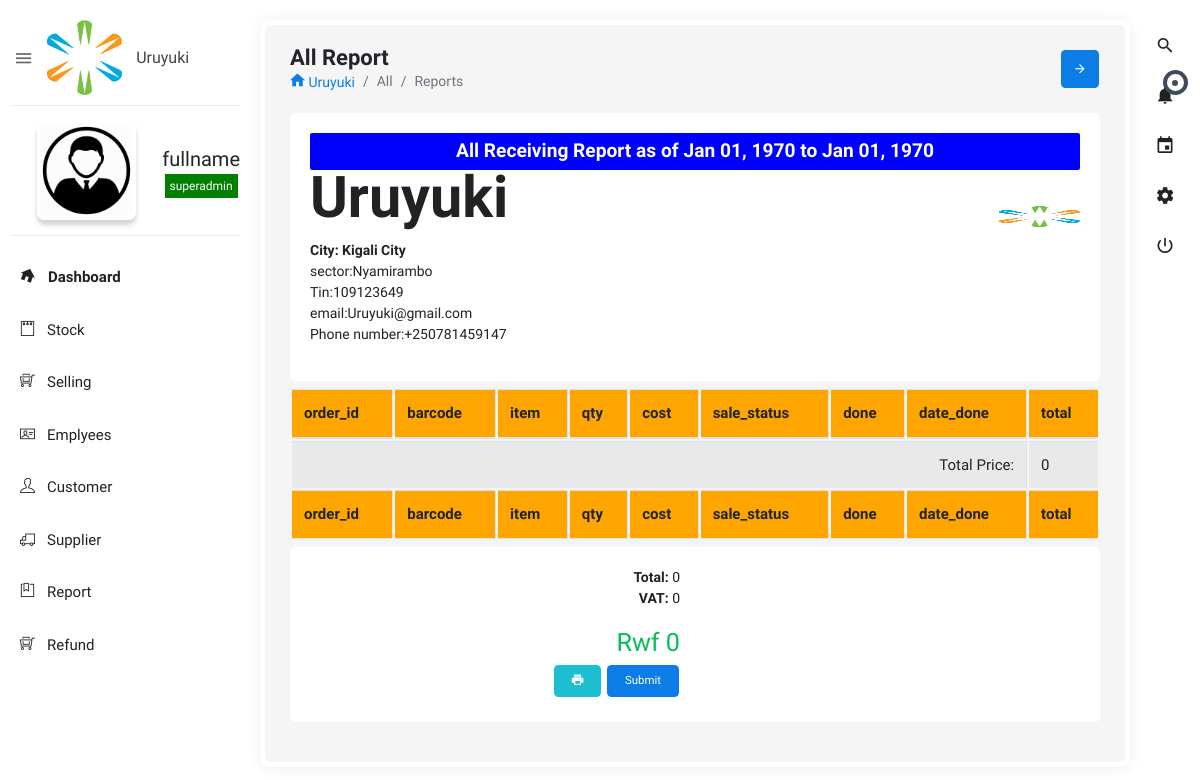
The page /receiving_report/all.php (signed in) on the database its author committed.
### tables this page shows
CREATE TABLE `setting` (
  `id` int(250) NOT NULL,
  `company` varchar(250) NOT NULL,
  `taxes` varchar(250) NOT NULL,
  `logo` varchar(250) NOT NULL,
  `location` varchar(250) NOT NULL,
  `phone` varchar(250) NOT NULL,
  `tin` varchar(250) NOT NULL,
  `done` varchar(250) NOT NULL
);

CREATE TABLE `employee` (
  `id` int(250) NOT NULL,
  `fullname` varchar(250) NOT NULL,
  `username` varchar(250) NOT NULL,
  `password` varchar(250) NOT NULL,
  `phone` varchar(250) NOT NULL,
  `email` varchar(250) NOT NULL,
  `photo` varchar(250) NOT NULL,
  `post` varchar(250) NOT NULL,
  `nid` varchar(250) NOT NULL,
  `done` varchar(250) NOT NULL,
  `date_done` timestamp NOT NULL DEFAULT CURRENT_TIMESTAMP ON UPDATE CURRENT_TIMESTAMP
);

CREATE TABLE `branch` (
  `branch_id` int(11) NOT NULL,
  `branch_name` varchar(50) NOT NULL,
  `branch_address` varchar(100) NOT NULL,
  `branch_contact` varchar(50) NOT NULL,
  `skin` varchar(15) NOT NULL
);

### receiving_report/header.php (called while the page is built)
 <?php
include '../dist/includes/dbcon.php';
 $setname= mysqli_query($conn,"SELECT * FROM setting");
         $namme=mysqli_fetch_array($setname);
$name=$namme['company'];
$phone=$namme['phone'];
$gm="@gmail.com";
$email= $name.$gm;
$sector=$namme['location'];
$Tin=$namme['tin'];
$kgl="Kigali City";

### receiving_report/all.php (shortened to what this page needs)
 <?php
 include'header.php';
      $from_date = $_POST['day1'];
            $to_date = $_POST['day2'];
    $status="in";
    ?>
<!DOCTYPE html>
<?php include '../header/header.php'; ?>
<body>
<section id="container">
<?php include '../link/link.php'; ?>
<section class="content">
    <div class="body_scroll">
        <div class="block-header">
            <div class="row">
                <div class="col-lg-7 col-md-6 col-sm-12">
                    <h2>All Report</h2>
                    <ul class="breadcrumb">
                        <li class="breadcrumb-item"><a href="index.html"><i class="zmdi zmdi-home"></i>  <?php include('../dist/includes/head.php');?></a></li>
                        <li class="breadcrumb-item active">All</li>
                        <li class="breadcrumb-item active">Reports</li>
                    </ul>
                </div>
                <div class="col-lg-5 col-md-6 col-sm-12">
                    <button class="btn btn-primary btn-icon float-right right_icon_toggle_btn" type="button"><i class="zmdi zmdi-arrow-right"></i></button>
                </div>
            </div>
        </div>
        <div class="container-fluid">
            <div class="row clearfix">
                <div class="col-lg-12">
                    <div class="card">
                        <div class="body">
                           <h5 style="background-color: blue;color: white;border-radius: 2px;padding: 5px;"><center><b>All Receiving Report as of <?php echo date("M d, Y",strtotime($from_date))." to ".date("M d, Y",strtotime($to_date));?></b></center></h5>
                            <h5><strong><b style="font-size: 300%;width: 130%;"><?php echo $name;?></b></strong> </h5>
                            <div class="row">
                                <div class="col-md-6 col-sm-6">
                                    <address>
                                        <strong>City: <?php echo $kgl;?></strong><br>
                                       sector:<?php echo $sector;?><br>
                                        Tin:<?php echo $Tin;?><br>
                                        email:<?php echo $email;?><br>
                                        Phone number:<?php echo $phone;?>
                                    </address>
                                </div>
                                <div class="col-md-6 col-sm-6 text-right">
                                   <img src="<?php echo (!empty($prc['logo'])) ? '../images/'.$prc['logo'] : '../images/logd.png'; ?>" style="width: 22%;height: 17%;margin-left: 77%;margin-top: -19%;">
                                </div>
                            </div>
                        </div>
                        <div class="row">
                            <div class="col-md-12">
                                <div class="table-responsive">
                                  <table class="table table-bordered table-striped table-hover dataTable js-exportable">
                                        <thead>
                                            <tr>
                                                <th bgcolor="orange" color="white">order_id</th>
                   <th bgcolor="orange" color="white">barcode</th>
                   <th bgcolor="orange" color="white">item</th>
                   <th bgcolor="orange" color="white">qty</th>
                   <th bgcolor="orange" color="white">cost</th>
                   <th bgcolor="orange" color="white">sale_status</th>
                   <th bgcolor="orange" color="white">done</th>
                   <th bgcolor="orange" color="white">date_done</th>
                   <th bgcolor="orange" color="white">total</th>
                                            </tr>
                                        </thead>
                                        <tfoot>
                                        <tr>
                                           <th bgcolor="orange" color="white">order_id</th>
      <th bgcolor="orange" color="white">barcode</th>
                   <th bgcolor="orange" color="white">item</th>
                   <th bgcolor="orange" color="white">qty</th>
                   <th bgcolor="orange" color="white">cost</th>
                   <th bgcolor="orange" color="white">sale_status</th>
                   <th bgcolor="orange" color="white">done</th>
                   <th bgcolor="orange" color="white">date_done</th>
                   <th bgcolor="orange" color="white">total</th>
          </tr>
                                    </tfoot>
                      <?php
$re= mysqli_query($conn,"SELECT sum(total) FROM order_status WHERE  sale_status='ordered' AND done_date AND stock_status='$status'  BETWEEN '" . $from_date . "' AND  '" . $to_date . "'");
$rep = mysqli_fetch_array($re);
 $berqef = $rep['sum(total)'];
 $vat1= $berqef *18;
$vat=$vat1/100;
 echo "<tr>";
    echo "<td colspan='8' align='right'>Total Price:";
    echo "</td>";
    echo "<td> ". number_format($berqef);
    echo "</td>";
    echo "</tr>";
                      ?>
                                    </table>
                                </div>
                            </div>
                        </div>
                        <div class="body">
                            <div class="row">
                                <div class="col-md-6 text-right">
                                    <ul class="list-unstyled">
                                        <li><strong>Total:</strong> <?php echo number_format($berqef); ?></li>
                                        <li><strong>VAT:</strong> <?php echo number_format($vat); ?></li>
                                    </ul>
                                    <h3 class="mb-0 text-success">Rwf <?php echo number_format($berqef); ?></h3>
                                    <a href="javascript:void(0);" class="btn btn-info"><i class="zmdi zmdi-print"></i></a>
                                    <a href="javascript:void(0);" class="btn btn-primary">Submit</a>
                                </div>
                            </div>
                        </div>
                    </div>
                </div>
            </div>
        </div>
    </div>
</section>
</body>
</html>

### link/link.php (shortened to what this page needs)
<?php
include('../dist/includes/dbcon.php');
$id=$_SESSION['user_id'];
    $sql = "select * from employee natural join branch where id='$id'";
    $query = $conn->query($sql);
    $user = $query->fetch_assoc();
?>
<aside id="leftsidebar" class="sidebar">
    <div class="navbar-brand">
        <button class="btn-menu ls-toggle-btn" type="button"><i class="zmdi zmdi-menu"></i></button>
        <a href="#"><img src="../assets/images/logd.png" width="75" alt="Aero"><span class="m-l-10"><?php include('../dist/includes/head.php');?></span></a>
    </div>
    <div class="menu">
        <ul class="list">
            <li>
                <div class="user-info">
                    <a class="image" href="#"><img src="<?php echo (!empty($user['photo'])) ? '../assets/images/'.$user['photo'] : '../assets/images/admin.png'; ?>" style="width: 75%;" alt="User"></a>
                    <div class="detail">
                        <h4><?php echo $user['fullname']; ?></h4>
                        <small style="background-color: green;color: white;padding: 5px;"><?php
                             $user=$user['post'];
                            $usr=mysqli_query($conn,"SELECT * FROM branch WHERE branch_id='$user'");
                            $fet=mysqli_fetch_array($usr);
                            echo $fet['branch_name'];
                             ?>
                            </small>
                    </div>
                </div>
            </li>
            <li class="active open"><a href="../Dashboard"><i class="zmdi zmdi-home"></i><span>Dashboard</span></a></li>
            <?php
include('../dist/includes/modals.php');
$branch=$_SESSION['role'];
$query=mysqli_query($conn,"select * from branch where branch_id='$branch'")or die(mysqli_error($conn));
  $row=mysqli_fetch_array($query);
           $branch_name=$row['branch_name'];
?>
             <?php
                   if ( $branch_name == 'admin'|| $branch_name == 'superadmin') {
                    echo'
            <li class="sort-amount-asc"><a href="../stock"><i class="ti-notepad"></i><span>Stock</span></a></li>';
            }
            ?>
            <?php
                   if ($branch_name == 'Cashier' || $branch_name == 'admin'|| $branch_name == 'superadmin') {
                    echo'
             <li class="sort-amount-asc"><a href="../selling"><i class="ti-shopping-cart-full"></i><span>Selling</span></a></li>';}
                ?><?php
                   if ($branch_name == 'superadmin') {
                    echo'
            <li class="sort-amount-asc"><a href="../employee"><i class="ti-id-badge"></i><span>Emplyees</span></a></li>';
            }?> <?php
                   if ( $branch_name == 'admin'|| $branch_name == 'superadmin') {
                    echo'
           <li class="sort-amount-asc"><a href="../customer"><i class="ti-user"></i><span>Customer</span></a></li>';
            }?> <?php
                   if ( $branch_name == 'admin'|| $branch_name == 'superadmin') {
                    echo'
           <li class="sort-amount-asc"><a href="../Suplier"><i class="ti-truck"></i><span>Supplier</span></a></li>';
            }?> <?php
                   if ( $branch_name == 'admin'|| $branch_name == 'superadmin') {
                    echo'
            <li class="sort-amount-asc"><a href="../report"><i class="ti-bookmark-alt"></i><span>Report</span></a></li>';
            }?> <?php
                   if ($branch_name == 'Cashier' || $branch_name == 'admin'|| $branch_name == 'superadmin') {
                    echo'
             <li class="sort-amount-asc"><a href="../refund"><i class="ti-shopping-cart-full"></i><span>Refund</span></a></li>';}
                ?>
    </div>
</aside>

### dist/includes/head.php
<?php
         include 'dbcon.php';
         $setname= mysqli_query($conn,"SELECT company FROM setting");
         $namme=mysqli_fetch_array($setname);
	 echo $namme['company'];
?>

### rows shown on the page
setting: company "Uruyuki Uruyuki", company "Uruyuki", location "Nyamirambo", tin "109123649", company "Uruyuki@gmail.com", phone "+250781459147"
employee: fullname "fullname"
branch: branch_name "superadmin"

### other values the page prints
date("M d, Y",strtotime($from_date)) "Jan 01, 1970"
date("M d, Y",strtotime($to_date)) "Jan 01, 1970"
$kgl "Kigali City"
$berqef "0"
$vat "0"
